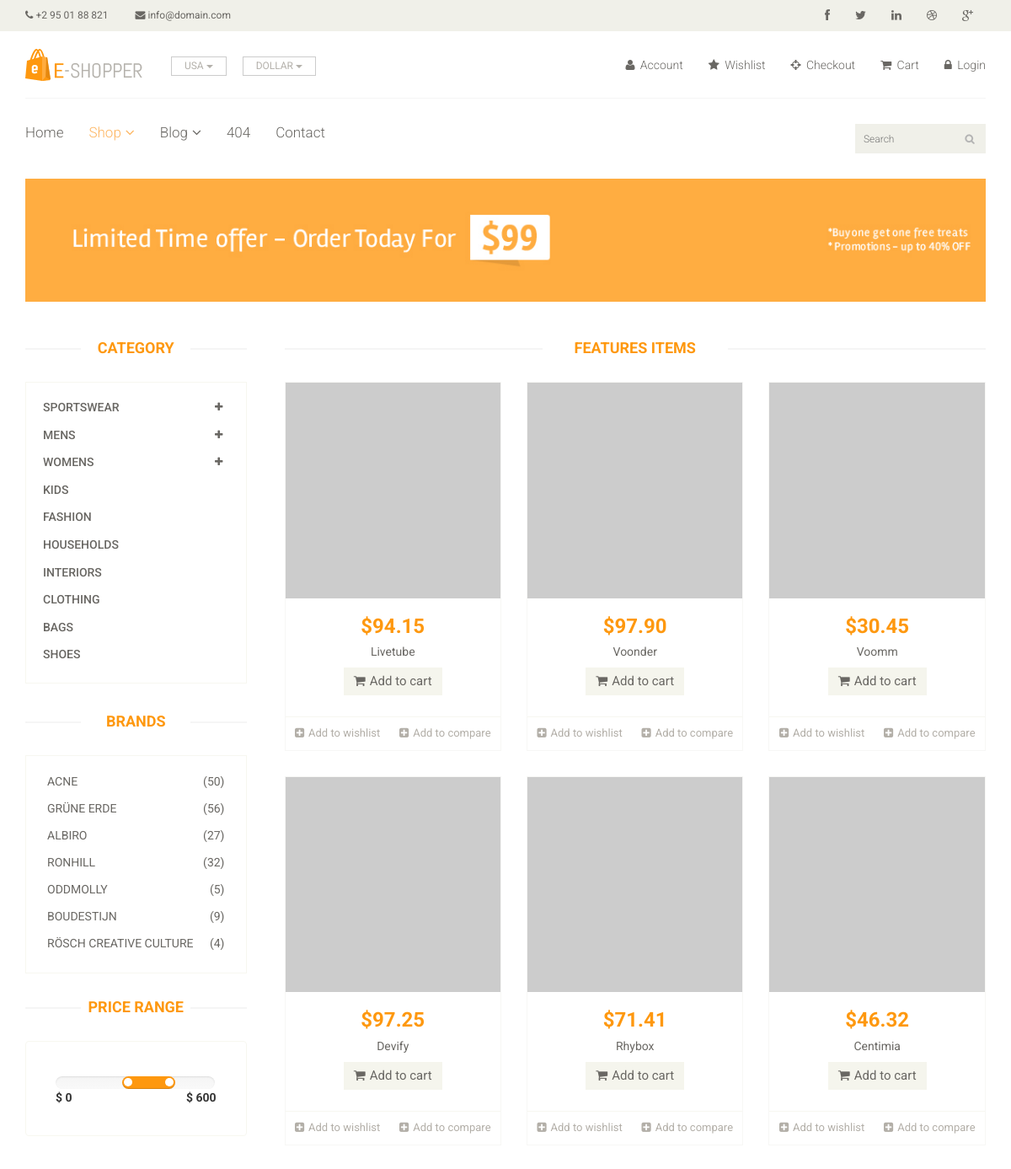
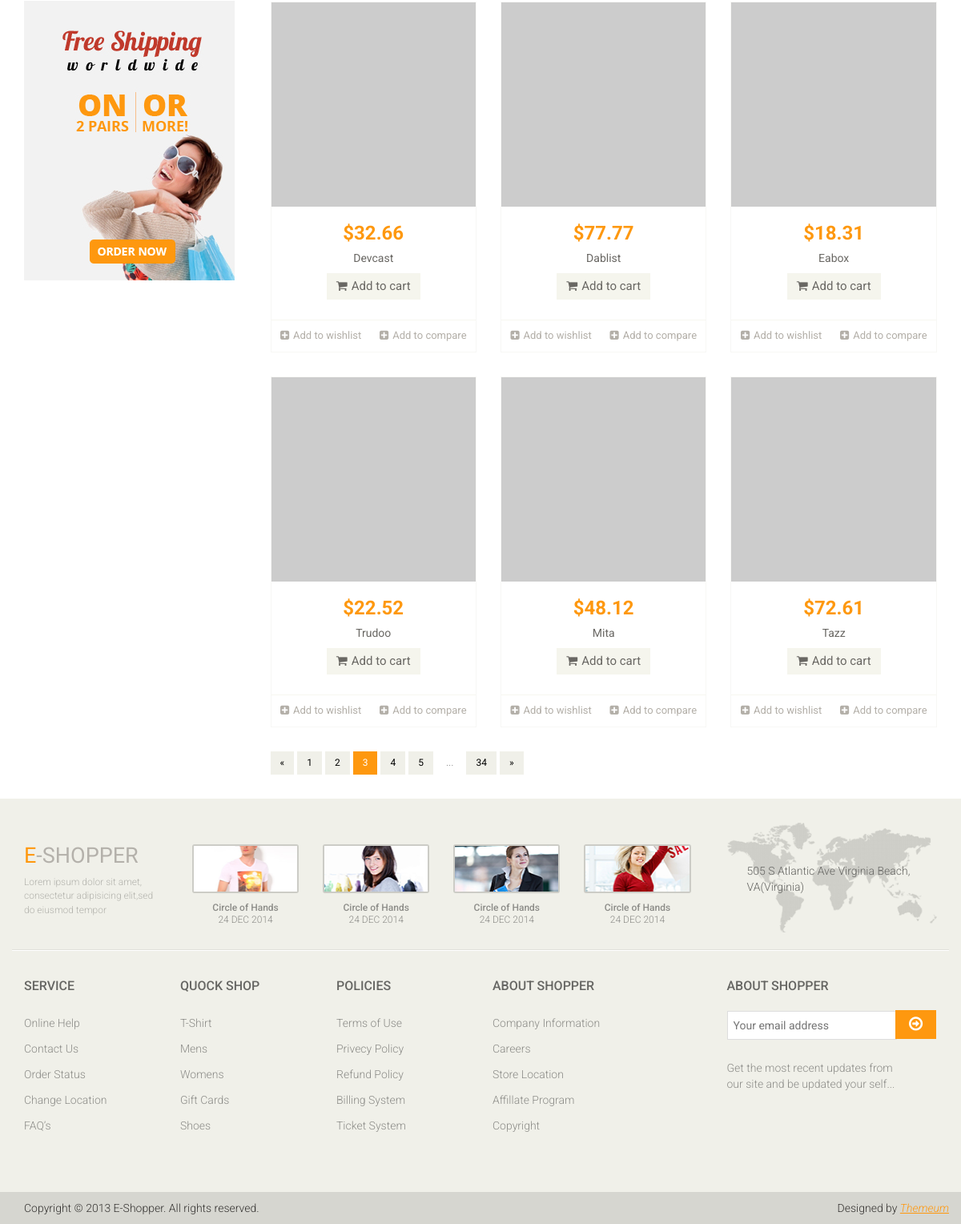
The app's page /product?page=3 with its own data (2 pictures, top to bottom).
### tables this page shows
CREATE TABLE `products` (
  `id` int(11) DEFAULT NULL,
  `product_name` varchar(50) DEFAULT NULL,
  `product_price` varchar(50) DEFAULT NULL,
  `product_description` text,
  `link_image` varchar(50) DEFAULT NULL
);

### app/view/shop.php (the view, shortened to what the rows shown need)
<?php include "header.php";
?>
    <body>
<section>
    <div class="container">
        <div class="row">
            <div class="col-sm-3">
                <div class="left-sidebar">
                    <h2>Category</h2>
                    <div class="brands_products">
                        <h2>Brands</h2>
                    </div>
                    <div class="price-range">
                        <h2>Price Range</h2>
                    </div>
                </div>
            </div>
            <div class="col-sm-9 padding-right">
                <div class="features_items">
                    <h2 class="title text-center">Features Items</h2>
                    <?php for ($i = 0; $i < count($result->data); $i++) : ?>
                        <div class="col-sm-4">
                            <div class="product-image-wrapper">
                                <div class="single-products">
                                    <div class="productinfo text-center">
                                        <img src="<?php echo $result->data[$i]['link_image']?>" alt=""/>
                                        <h2><?php echo $result->data[$i]['product_price'] ?></h2>
                                        <p style="text-overflow: ellipsis; white-space: nowrap; width: 100%; height: 16px; line-height: 1 "><?php echo $result->data[$i]['product_name'] ?></p>
                                        <a href="#" class="btn btn-default add-to-cart"><i
                                                class="fa fa-shopping-cart"></i>Add to cart</a>
                                    </div>
                                    <div class="product-overlay">
                                        <div class="overlay-content">
                                        </div>
                                    </div>
                                </div>
                                <div class="choose">
                                    <ul class="nav nav-pills nav-justified">
                                        <li><a href=""><i class="fa fa-plus-square"></i>Add to wishlist</a></li>
                                        <li><a href=""><i class="fa fa-plus-square"></i>Add to compare</a></li>
                                    </ul>
                                </div>
                            </div>
                        </div>
                    <?php endfor; ?>
                </div>
            </div>
        </div>
    </div>
</section>
<footer id="footer">
    <div class="footer-top">
        <div class="container">
            <div class="row">
                <div class="col-sm-2">
                    <div class="companyinfo">
                        <h2><span>e</span>-shopper</h2>
                    </div>
                </div>
                <div class="col-sm-7">
                    <div class="col-sm-3">
                        <div class="video-gallery text-center">
                            <h2>24 DEC 2014</h2>
                        </div>
                    </div>
                    <div class="col-sm-3">
                        <div class="video-gallery text-center">
                            <h2>24 DEC 2014</h2>
                        </div>
                    </div>
                    <div class="col-sm-3">
                        <div class="video-gallery text-center">
                            <h2>24 DEC 2014</h2>
                        </div>
                    </div>
                    <div class="col-sm-3">
                        <div class="video-gallery text-center">
                            <h2>24 DEC 2014</h2>
                        </div>
                    </div>
                </div>
            </div>
        </div>
    </div>
    <div class="footer-widget">
        <div class="container">
            <div class="row">
                <div class="col-sm-2">
                    <div class="single-widget">
                        <h2>Service</h2>
                    </div>
                </div>
                <div class="col-sm-2">
                    <div class="single-widget">
                        <h2>Quock Shop</h2>
                    </div>
                </div>
                <div class="col-sm-2">
                    <div class="single-widget">
                        <h2>Policies</h2>
                    </div>
                </div>
                <div class="col-sm-2">
                    <div class="single-widget">
                        <h2>About Shopper</h2>
                    </div>
                </div>
                <div class="col-sm-3 col-sm-offset-1">
                    <div class="single-widget">
                        <h2>About Shopper</h2>
                    </div>
                </div>
            </div>
        </div>
    </div>
</footer>
<?php include "footer.php" ?>

### records on screen
products: product_price "$94.15", product_name "Livetube"
products: product_price "$97.90", product_name "Voonder"
products: product_price "$30.45", product_name "Voomm"
products: product_price "$97.25", product_name "Devify"
products: product_price "$71.41", product_name "Rhybox"
products: product_price "$46.32", product_name "Centimia"
products: product_price "$32.66", product_name "Devcast"
products: product_price "$77.77", product_name "Dablist"
products: product_price "$18.31", product_name "Eabox"
products: product_price "$22.52", product_name "Trudoo"
products: product_price "$48.12", product_name "Mita"
products: product_price "$72.61", product_name "Tazz"

### other values on screen
$last "34"
